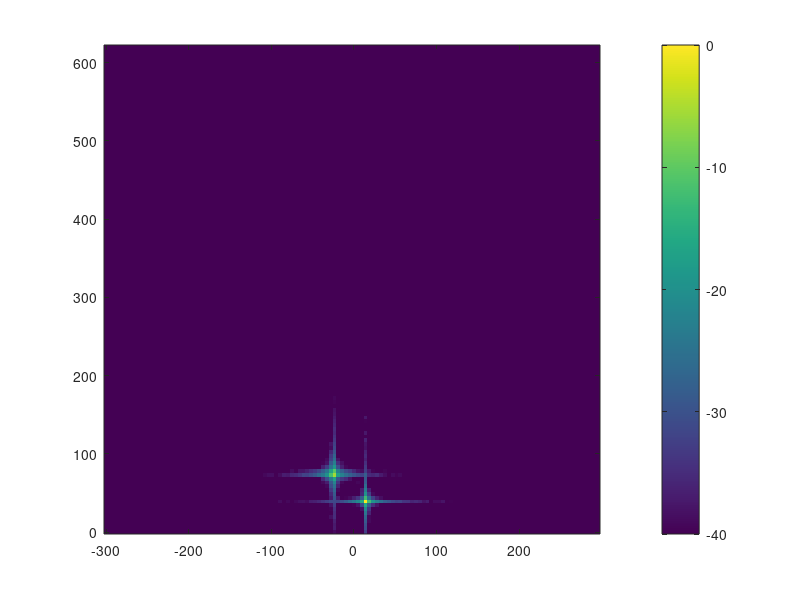

This figure's MATLAB source: (Note: this script raises an error after producing the figure.)
function run_demo()
% run_demo  Demo 4: OFDM-based Integrated Sensing and Communication (ISAC).
% =========================================================================
%  6G talk -- LIVE on-stage demo.  Self-contained script (no helper files).
%
%  Idea (Sturm & Wiesbeck, Proc. IEEE 2011): the SAME QPSK-modulated OFDM
%  frame that carries user DATA also illuminates the environment like a
%  radar.  A monostatic receiver hears its own transmitted symbols echoed
%  back by two moving targets.  Because the transmitter KNOWS the data
%  symbols X, it can divide them out (D = Y ./ X) -- "channel sounding for
%  free" -- and what remains is a pure two-dimensional sinusoid whose
%  frequencies encode range (delay across subcarriers) and velocity
%  (Doppler across OFDM symbols).  Two FFTs turn that into a
%  range-Doppler image, exactly like a pulse-Doppler radar.
%
%  Signal model (per subcarrier n, per OFDM symbol m):
%     Y[n,m] = sum_t a_t * X[n,m]
%                    * exp(-j 2pi n df tau_t)      % delay  -> range
%                    * exp(+j 2pi m To fD_t) + W   % Doppler-> velocity
%     tau_t = 2 R_t / c,   fD_t = 2 v_t fc / c
%
%  Processing:
%     D   = Y ./ X                 % remove the (known) data modulation
%     ->  IFFT over subcarriers n  % delay/range profile
%     ->  FFT  over symbols   m    % Doppler/velocity profile
%     ->  fftshift in Doppler      % centre zero velocity
%
%  Resolutions:
%     dR = c / (2 B),         B  = Nsc * df       (range   resolution)
%     dv = c / (2 fc Msym To)                     (velocity resolution)
%  Unambiguous limits:
%     Rmax = c / (2 df),      vmax = c / (4 fc To)
%
%  Targets:  (R=40 m, v=+15 m/s, amp 1.0) and (R=75 m, v=-25 m/s, amp 0.7)
%  SNR = 10 dB per resolution cell BEFORE processing; the two FFTs add
%  10*log10(Nsc*Msym) ~ 45 dB of coherent processing gain, so both peaks
%  pop out cleanly and land within ~1 resolution bin of the truth.
%
% -------------------------------------------------------------------------
%  REQUIRES: base MATLAB ONLY.  fft / ifft / fftshift are core functions,
%            QPSK symbols are built by hand, and the viridis colormap is
%            embedded below -- so NO Signal Processing / Communications /
%            other toolbox is needed to run this demo.
%
%  EXPECTED RUNTIME: < 1 second (a 256 x 128 grid + two FFTs).
%
%  REPRODUCIBILITY: rng(4) is fixed.  NOTE that MATLAB's and NumPy's
%  random streams differ, so the noise realisation is NOT bit-identical to
%  the Python reference verify_demo4_isac.py; the DSP, the printed
%  resolutions and the detected (range, velocity) are reproduced exactly
%  (peaks within one bin of truth) because processing gain swamps the noise.
%
%  OUTPUT: figures/fig_demo4_rd_map.png  (300 dpi, presentation-ready).
% =========================================================================

    rng(4);                              % fixed seed -> reproducible run

    % ---- deck accent colours (match the talk_style palette) -------------
    C_ORANGE = [235 104  52] / 255;      % detection markers / annotations

    % =====================================================================
    % 1) Parameters  (kept in exact sync with the Python reference)
    % =====================================================================
    c0   = 3e8;          % speed of light            [m/s]
    fc   = 28e9;         % carrier frequency (mmWave) [Hz]
    df   = 120e3;        % subcarrier spacing         [Hz]
    Nsc  = 256;          % number of subcarriers
    Msym = 128;          % number of OFDM symbols
    CP   = 0.07;         % cyclic-prefix fraction
    To   = (1 + CP) / df;% total OFDM symbol duration [s]  (useful + CP)
    B    = Nsc * df;     % occupied bandwidth         [Hz]

    % Ground-truth targets: columns = [range(m), velocity(m/s), amplitude]
    targets = [ 40.0, +15.0, 1.0 ;       % strong, approaching
                75.0, -25.0, 0.7 ];      % weaker, receding
    nTgt    = size(targets, 1);
    snr_db  = 10.0;                       % pre-processing SNR per cell [dB]

    % ---- resolutions & unambiguous limits -------------------------------
    dR   = c0 / (2 * B);                  % range    resolution [m]
    dv   = c0 / (2 * fc * Msym * To);     % velocity resolution [m/s]
    Rmax = c0 / (2 * df);                 % max unambiguous range   [m]
    vmax = c0 / (4 * fc * To);            % max unambiguous |vel|   [m/s]

    fprintf('B = %.1f MHz | dR = %.2f m | dv = %.2f m/s | Rmax = %.0f m | vmax = +/-%.0f m/s\n', ...
            B/1e6, dR, dv, Rmax, vmax);

    % =====================================================================
    % 2) Transmit frame: unit-power QPSK on every subcarrier & symbol
    % =====================================================================
    %   Gray-mapped QPSK: each of I and Q is +/-1/sqrt(2).  This is the
    %   user's DATA -- random and unknown to a bystander, but known to the
    %   monostatic ISAC receiver (it transmitted it).
    b0 = randi([0 1], Nsc, Msym);         % in-phase   bit
    b1 = randi([0 1], Nsc, Msym);         % quadrature bit
    X  = ((1 - 2*b0) + 1j*(1 - 2*b1)) / sqrt(2);   % Nsc x Msym QPSK grid

    % =====================================================================
    % 3) Radar channel: superpose the two moving-target echoes + noise
    % =====================================================================
    %   n indexes subcarriers (column vector), m indexes symbols (row
    %   vector); implicit expansion broadcasts the phase ramps across the
    %   whole Nsc x Msym grid.
    n = (0:Nsc-1).';                      % Nsc x 1
    m = (0:Msym-1);                       % 1   x Msym
    Y = zeros(Nsc, Msym);
    for t = 1:nTgt
        R  = targets(t,1);  v = targets(t,2);  a = targets(t,3);
        tau = 2 * R  / c0;                % round-trip delay      [s]
        fD  = 2 * v  * fc / c0;           % Doppler shift         [Hz]
        % delay ramp along subcarriers, Doppler ramp along symbols:
        Y = Y + a * X ...
              .* exp(-1j*2*pi * n * df * tau) ...    % Nsc x 1  broadcast
              .* exp(+1j*2*pi * m * To * fD);        % 1 x Msym broadcast
    end

    % Complex AWGN.  sigma is set so the per-cell SNR is snr_db (the QPSK
    % symbols carry unit power); the 1/sqrt(2) splits power over I and Q.
    sigma = 10^(-snr_db/20);
    Y = Y + sigma * (randn(Nsc,Msym) + 1j*randn(Nsc,Msym)) / sqrt(2);

    % =====================================================================
    % 4) Range-Doppler processing  (two FFTs after removing the data)
    % =====================================================================
    D   = Y ./ X;                         % divide out KNOWN symbols
    D   = ifft(D, [], 1);                 % IFFT over subcarriers -> range
    D   = fft (D, [], 2);                 % FFT  over symbols     -> Doppler
    D   = fftshift(D, 2);                 % centre zero Doppler (velocity)

    P   = 20*log10(abs(D) + 1e-12);       % magnitude in dB
    P   = P - max(P(:));                  % normalise: peak = 0 dB

    r_axis = (0:Nsc-1) * dR;                          % range   axis [m]
    v_axis = ((0:Msym-1) - floor(Msym/2)) * dv;       % velocity axis [m/s]

    % =====================================================================
    % 5) Peak detection: greedily pick the two strongest cells
    % =====================================================================
    %   Only the first half of the range axis is unambiguous (the IFFT is
    %   conjugate-symmetric for real delays), so search rows 1..Nsc/2.
    half = Nsc/2;
    Psub = P(1:half, :);
    Pwork = Psub;                          % working copy we mask into
    found = zeros(nTgt, 3);                % [range, velocity, power(dB)]
    for k = 1:nTgt
        [~, lin] = max(Pwork(:));          % strongest remaining cell
        [ri, ci] = ind2sub(size(Pwork), lin);
        found(k,:) = [r_axis(ri), v_axis(ci), Psub(ri,ci)];
        % Blank a +/-4-bin neighbourhood so the next iteration finds a
        % DIFFERENT target rather than the same peak's shoulder.
        rr = max(1,ri-4):min(half, ri+4);
        cc = max(1,ci-4):min(Msym, ci+4);
        Pwork(rr,cc) = -200;
    end

    % ---- report detected vs. truth --------------------------------------
    for k = 1:nTgt
        fprintf('detected: R = %6.1f m, v = %+6.1f m/s  (%.1f dB)\n', ...
                found(k,1), found(k,2), found(k,3));
    end
    for t = 1:nTgt
        Rt = targets(t,1);  vt = targets(t,2);
        ok = any( abs(found(:,1)-Rt) <= 2*dR & abs(found(:,2)-vt) <= 2*dv );
        verdict = 'MISS';  if ok, verdict = 'MATCH'; end
        fprintf('truth   : R = %6.1f m, v = %+6.1f m/s  -> %s\n', Rt, vt, verdict);
    end

    % =====================================================================
    % 6) Figure: the range-Doppler map with detections circled
    % =====================================================================
    fig = figure('Color','w','Units','inches','Position',[1 1 10.5 6.2]);
    ax  = axes('Parent', fig);

    % imagesc maps the matrix onto the physical (velocity, range) axes;
    % 'YDir','normal' puts short range at the bottom (origin lower).
    imagesc(ax, v_axis, r_axis(1:half), Psub);
    set(ax, 'YDir', 'normal');
    colormap(ax, viridisMap());           % embedded perceptual colormap
    caxis(ax, [-40 0]);                    % same dynamic range as reference

    cb = colorbar(ax);
    cb.Label.String   = 'relative power (dB)';
    cb.Label.FontSize = 15;
    cb.FontSize       = 14;

    hold(ax, 'on');
    hDet = gobjects(1);
    for k = 1:nTgt
        v = found(k,2);  R = found(k,1);
        h = plot(ax, v, R, 'o', 'MarkerSize', 18, ...
                 'MarkerFaceColor','none', 'MarkerEdgeColor', C_ORANGE, ...
                 'LineWidth', 3);
        if k == 1, hDet = h; end           % keep one handle for the legend
        text(ax, v+8, R+6, sprintf('%.0f m, %+.0f m/s', R, v), ...
             'Color','w', 'FontSize', 14, 'FontWeight','bold');
    end
    hold(ax, 'off');

    xlim(ax, [-60 60]);
    ylim(ax, [0 150]);
    xlabel(ax, 'Radial velocity (m/s)');
    ylabel(ax, 'Range (m)');
    title(ax, { 'Range-Doppler map from a data-carrying OFDM frame', ...
                sprintf('%d subcarriers \\times %d symbols   |   \\Delta R = %.1f m,   \\Delta v = %.1f m/s', ...
                        Nsc, Msym, dR, dv) });
    legend(ax, hDet, 'Detected target', 'TextColor','w', ...
           'Color',[0 0 0], 'EdgeColor', C_ORANGE, 'Location','northeast');

    styleAxes(ax);                         % enforce presentation styling

    % ---- auto-save 300-dpi PNG next to the other talk figures -----------
    figDir = fullfile(fileparts(mfilename('fullpath')), '..', '..', 'figures');
    saveFigurePNG(fig, fullfile(figDir, 'fig_demo4_rd_map.png'));

    fprintf('run_demo (demo4 ISAC): done\n');
end

% =========================================================================
% ============================ LOCAL FUNCTIONS ============================
% =========================================================================

function styleAxes(ax)
% styleAxes  Enforce slide-ready styling: big fonts, heavy lines, labels.
    set(ax, 'FontSize', 15, 'LineWidth', 1.5, 'Box', 'on', 'Layer', 'top');
    ax.Title.FontSize  = 17;
    ax.XLabel.FontSize = 16;
    ax.YLabel.FontSize = 16;
    ax.TickDir = 'out';
end

function saveFigurePNG(fig, outPath)
% saveFigurePNG  Save FIG to OUTPATH as a 300-dpi PNG.  Prefer the modern
%   exportgraphics; fall back to print -dpng -r300 on older MATLAB.
    outDir = fileparts(outPath);
    if ~exist(outDir, 'dir'), mkdir(outDir); end
    try
        exportgraphics(fig, outPath, 'Resolution', 300);
    catch
        print(fig, outPath, '-dpng', '-r300');
    end
    fprintf('saved: %s\n', outPath);
end

function cmap = viridisMap()
% viridisMap  256-entry matplotlib "viridis" colormap, interpolated from
%   16 exact anchor colours (base MATLAB has no built-in viridis).
    anchors = [ ...
        0.2670 0.0049 0.3294;
        0.2827 0.1002 0.4222;
        0.2771 0.1852 0.4899;
        0.2539 0.2653 0.5300;
        0.2220 0.3392 0.5488;
        0.1906 0.4071 0.5561;
        0.1636 0.4711 0.5581;
        0.1391 0.5338 0.5553;
        0.1206 0.5964 0.5436;
        0.1347 0.6586 0.5176;
        0.2080 0.7187 0.4729;
        0.3278 0.7740 0.4066;
        0.4775 0.8214 0.3182;
        0.6473 0.8584 0.2099;
        0.8249 0.8847 0.1062;
        0.9932 0.9062 0.1439 ];
    xa = linspace(0, 1, size(anchors,1));
    xi = linspace(0, 1, 256);
    cmap = [ interp1(xa, anchors(:,1), xi).', ...
             interp1(xa, anchors(:,2), xi).', ...
             interp1(xa, anchors(:,3), xi).' ];
    cmap = min(max(cmap, 0), 1);           % clamp to valid RGB range
end
